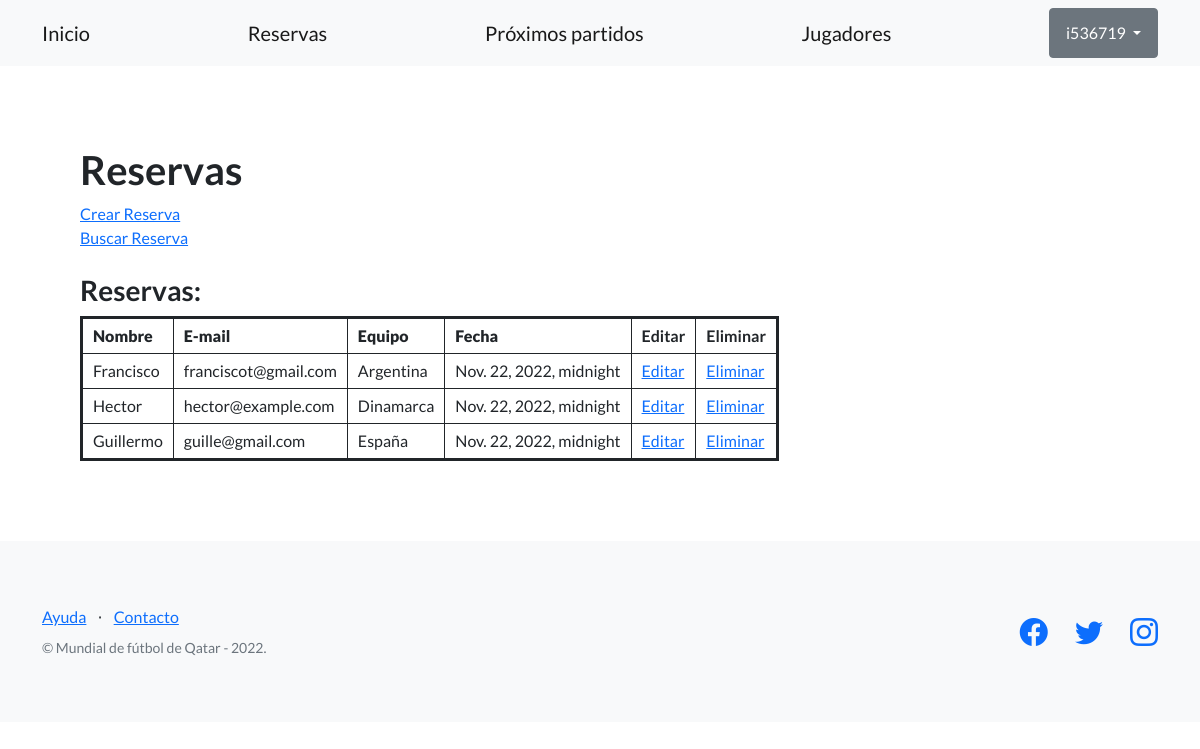
The page /proyecto-mundial/reservas/ (signed in) on the database as committed earlier.
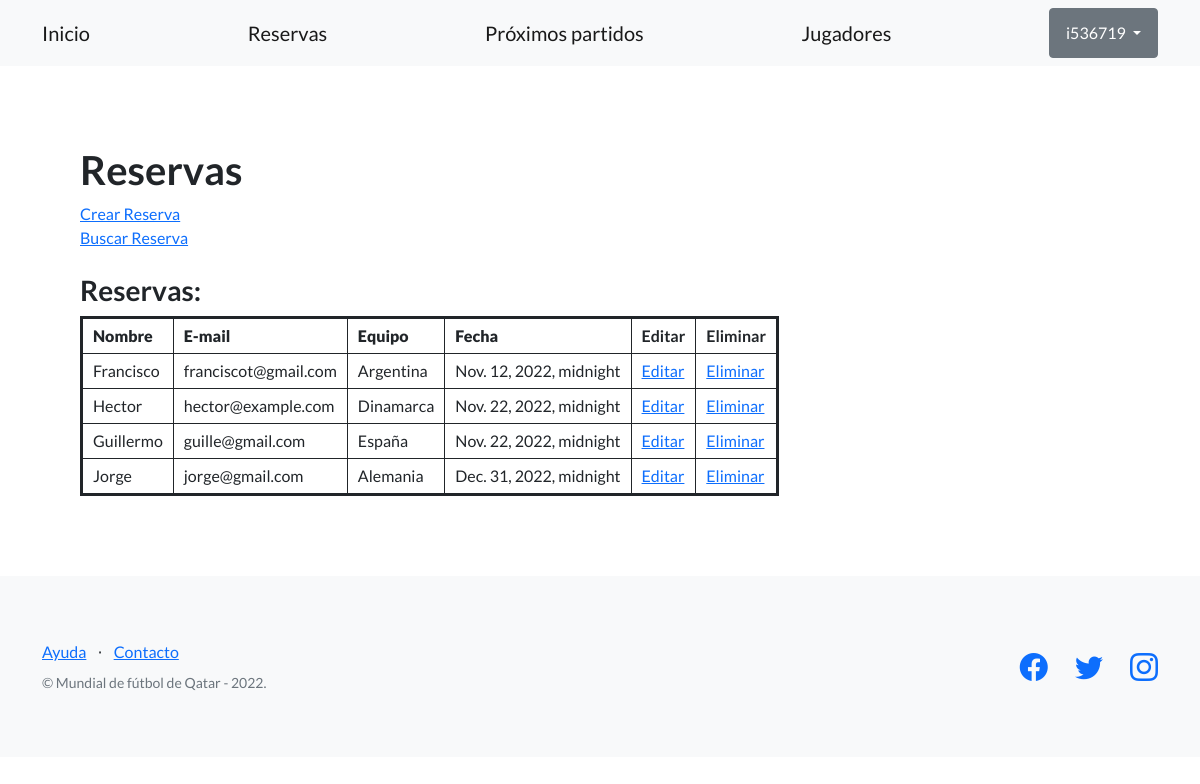
The same page on the database as committed later.
### AppCoder/models.py (models this page shows, shortened)
class Reserva(models.Model):
    nombre = models.CharField(max_length=128)
    fecha = models.DateTimeField()
    equipo = models.CharField(max_length=100)
    email = models.EmailField()

### AppCoder/views.py (the view)
@login_required
def reservas(request):
    reservas = Reserva.objects.all()
    return render(request, "AppCoder/reservas.html", {'reservas': reservas})

### AppCoder/templates/AppCoder/reservas.html (shortened to what this page needs)
{% extends "AppCoder/plantilla_base.html" %}
{% block contenido_base %}
<h1>Reservas</h1>
<a href="{% url 'crear_reserva' %}">Crear Reserva</a>
<br>
<a href="{% url 'busqueda_reserva_form' %}">Buscar Reserva</a>
<br><br>
<h3>Reservas:</h3>
<table class="coder-table">
  <tbody>
    <tr>
      <th><strong>Nombre</strong></th>
      <th><strong>E-mail</strong></th>
      <th><strong>Equipo</strong></th>
      <th><strong>Fecha</strong></th>
      <th>Editar</th>
      <th>Eliminar</th>
      </tr>
    {% for reserva in reservas %}
    <tr>
      <td>{{reserva.nombre}}</td>
      <td>{{reserva.email}}</td>
      <td>{{reserva.equipo}}</td>
      <td>{{reserva.fecha}}</td>
      <td><a href="{% url 'editar_reserva' reserva.id %}">Editar</a></td>
      <td><a href="{% url 'eliminar_reserva' reserva.id %}">Eliminar</a></td>
    </tr>
    {% endfor %}
  </tbody>
</table>
{% endblock contenido_base %}

Rows that differ between the two databases and show on the page:
changed Reserva "Francisco": fecha "Nov. 22, 2022, midnight" → "Nov. 12, 2022, midnight"
added Reserva: nombre "Jorge", email "jorge@gmail.com", equipo "Alemania", fecha "Dec. 31, 2022, midnight"
